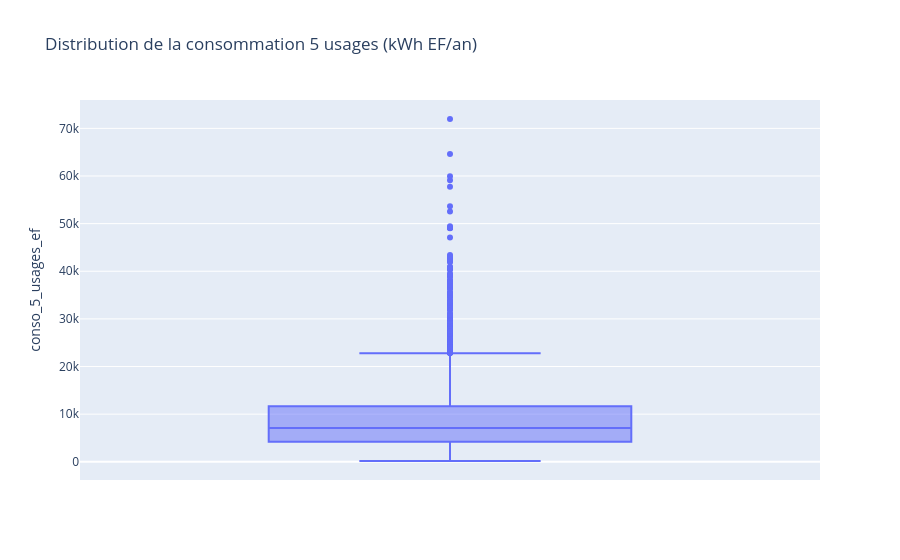

Write notebook code for a chart like this one.
### Markdown cell above
### 2. Analyse de la variable cible

### Code cell
import plotly.express as px

fig = px.box(dfClean, y="conso_5_usages_ef",
             title="Distribution de la consommation 5 usages (kWh EF/an)")
fig.show()

print(Yr.describe(percentiles=[0.01, 0.5, 0.99]))

### Figure 1 — Plotly figure (JSON) as saved in the notebook; plotly's stock layout.template omitted (floating-point values rounded to 4 significant figures; data arrays with more than 128 entries replaced by an {"elided": "..."} marker saying what was removed)
{"data": [{"alignmentgroup": "True", "hovertemplate": "conso_5_usages_ef=%{y}<extra></extra>", "legendgroup": "", "marker": {"color": "#636efa"}, "name": "", "notched": false, "offsetgroup": "", "orientation": "v", "showlegend": false, "x0": " ", "xaxis": "x", "y": {"elided": "6810 float values"}, "y0": " ", "yaxis": "y", "type": "box"}], "layout": {"xaxis": {"anchor": "y", "domain": [0.0, 1.0]}, "yaxis": {"anchor": "x", "domain": [0.0, 1.0], "title": {"text": "conso_5_usages_ef"}}, "legend": {"tracegroupgap": 0}, "title": {"text": "Distribution de la consommation 5 usages (kWh EF/an)"}, "boxmode": "group"}}
